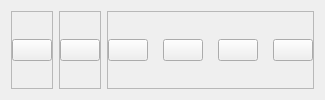
        <widget class="QWidget" name="arriba" native="true">
         <layout class="QHBoxLayout" name="horizontalLayout_5">
          <item>
           <widget class="QFrame" name="frame_5">
            <property name="frameShape">
             <enum>QFrame::StyledPanel</enum>
            </property>
            <property name="frameShadow">
             <enum>QFrame::Raised</enum>
            </property>
            <layout class="QHBoxLayout" name="horizontalLayout_7">
             <property name="spacing">
              <number>0</number>
             </property>
             <property name="leftMargin">
              <number>0</number>
             </property>
             <property name="topMargin">
              <number>0</number>
             </property>
             <property name="rightMargin">
              <number>0</number>
             </property>
             <property name="bottomMargin">
              <number>0</number>
             </property>
             <item alignment="Qt::AlignHCenter">
              <widget class="QPushButton" name="notificacionBtn">
               <property name="text">
                <string/>
               </property>
               <property name="icon">
                <iconset>
                 <normaloff>feather/bell.svg</normaloff>feather/bell.svg</iconset>
               </property>
               <property name="iconSize">
                <size>
                 <width>24</width>
                 <height>24</height>
                </size>
               </property>
              </widget>
             </item>
            </layout>
           </widget>
          </item>
          <item>
           <widget class="QFrame" name="frame_6">
            <property name="frameShape">
             <enum>QFrame::StyledPanel</enum>
            </property>
            <property name="frameShadow">
             <enum>QFrame::Raised</enum>
            </property>
            <layout class="QHBoxLayout" name="horizontalLayout_6">
             <property name="spacing">
              <number>0</number>
             </property>
             <property name="leftMargin">
              <number>0</number>
             </property>
             <property name="topMargin">
              <number>0</number>
             </property>
             <property name="rightMargin">
              <number>0</number>
             </property>
             <property name="bottomMargin">
              <number>0</number>
             </property>
             <item alignment="Qt::AlignHCenter">
              <widget class="QPushButton" name="masBtn">
               <property name="text">
                <string/>
               </property>
               <property name="icon">
                <iconset>
                 <normaloff>feather/more-horizontal.svg</normaloff>feather/more-horizontal.svg</iconset>
               </property>
               <property name="iconSize">
                <size>
                 <width>24</width>
                 <height>24</height>
                </size>
               </property>
              </widget>
             </item>
            </layout>
           </widget>
          </item>
          <item alignment="Qt::AlignRight">
           <widget class="QFrame" name="frame_7">
            <property name="frameShape">
             <enum>QFrame::StyledPanel</enum>
            </property>
            <property name="frameShadow">
             <enum>QFrame::Raised</enum>
            </property>
            <layout class="QHBoxLayout" name="horizontalLayout_4">
             <property name="spacing">
              <number>15</number>
             </property>
             <property name="leftMargin">
              <number>0</number>
             </property>
             <property name="topMargin">
              <number>0</number>
             </property>
             <property name="rightMargin">
              <number>0</number>
             </property>
             <property name="bottomMargin">
              <number>0</number>
             </property>
             <item>
              <widget class="QPushButton" name="minBtn">
               <property name="text">
                <string/>
               </property>
               <property name="icon">
                <iconset>
                 <normaloff>feather/minus.svg</normaloff>feather/minus.svg</iconset>
               </property>
               <property name="iconSize">
                <size>
                 <width>24</width>
                 <height>24</height>
                </size>
               </property>
              </widget>
             </item>
             <item>
              <widget class="QPushButton" name="reducirBtn">
               <property name="text">
                <string/>
               </property>
               <property name="icon">
                <iconset>
                 <normaloff>feather/minimize.svg</normaloff>feather/minimize.svg</iconset>
               </property>
               <property name="iconSize">
                <size>
                 <width>24</width>
                 <height>24</height>
                </size>
               </property>
              </widget>
             </item>
             <item>
              <widget class="QPushButton" name="maxBtn">
               <property name="text">
                <string/>
               </property>
               <property name="icon">
                <iconset>
                 <normaloff>feather/maximize.svg</normaloff>feather/maximize.svg</iconset>
               </property>
               <property name="iconSize">
                <size>
                 <width>24</width>
                 <height>24</height>
                </size>
               </property>
              </widget>
             </item>
             <item>
              <widget class="QPushButton" name="cerrarBtn">
               <property name="text">
                <string/>
               </property>
               <property name="icon">
                <iconset>
                 <normaloff>feather/x.svg</normaloff>feather/x.svg</iconset>
               </property>
               <property name="iconSize">
                <size>
                 <width>24</width>
                 <height>24</height>
                </size>
               </property>
              </widget>
             </item>
            </layout>
           </widget>
          </item>
         </layout>
        </widget>
